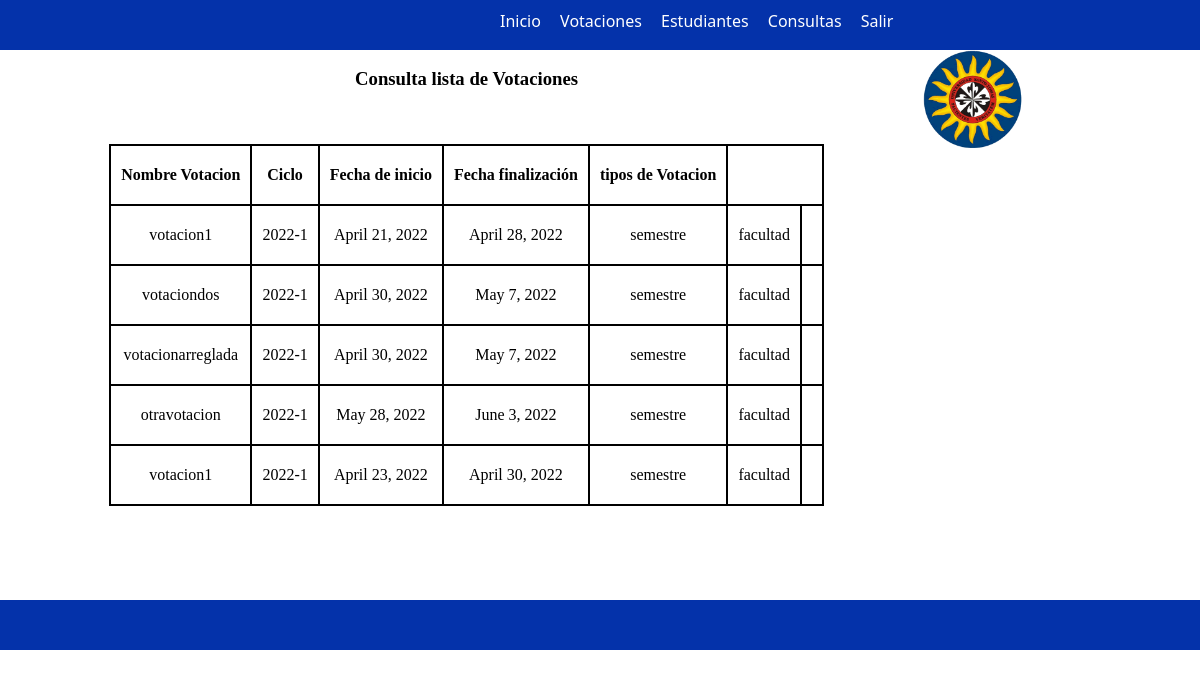
/listade-votaciones/ (signed in), run on the app's committed database.
### app/models.py (models this page shows, shortened)
class Votacion (models.Model):
    nombre= models.CharField(max_length=45, null=False)
    tipo= models.ForeignKey(TipoVotacion,
        related_name='tipos_votaciones',
        on_delete=models.PROTECT
    )
    estado= models.ForeignKey(EstadoVotacion,
        related_name='estado_votaciones',
        on_delete=models.PROTECT
    )
    facultad= models.ForeignKey(Facultad,
        related_name='facultad_votaciones',
        null=False,
        on_delete=models.PROTECT
    )
    fechaInicio=models.DateField(auto_now=False, auto_now_add=False, null=True)
    fechaFinal=models.DateField(auto_now=False, auto_now_add=False,null=True)
    class Meta:
        app_label= 'app'

class TipoVotacion (models.Model):
    nombre= models.CharField(max_length=45, null=False)
    codigo= models.CharField(max_length=45, null=False)
    class Meta:
        app_label= 'app'

### app/views.py (the view)
# urls.py: path('listade-votaciones/', views.listade_votaciones, name='listade-votaciones'),
@login_required
def listade_votaciones(request):
    lista2 = Votacion.objects.all()
    tipomostrar=TipoVotacion.objects.all()
    print(lista2)
    contexto ={
        'listade_votaciones':lista2,
        'listade_votaciones2':tipomostrar,
    }
    return render(request, 'app/listade-votaciones.html',contexto)

### app/templates/app/listade-votaciones.html (shortened to what this page needs)
{% load static %}
<html lang="en">
<head>
    <link href="{% static 'app/css/estilo_consultavotacion.css' %}" rel="stylesheet">
</head>
<body>
      <div class="contenedor" >
        <div class="header">
          <ul id="menu">
            <li ><a href="{% url 'app:menu_decano' %}">Inicio</a></li>
            <li ><a href="{% url 'app:vot' %}">Votaciones</a></li>
            <li><a href="{% url 'app:est' %}">Estudiantes</a></li>
            <li><a href="{% url 'app:consult' %}">Consultas</a></li>
            <li><a href="{% url 'app:ingresar' %}" >Salir</a></li>
        </ul>
        </div>
            <div class="contenido">
                <br>
                <h3>Consulta lista de Votaciones</h2>
                <br><br>
                <br><br>
                <table>
                          <thead>
                            <tr>
                              <th>Nombre Votacion</th>
                              <th>Ciclo</th>
                              <th>Fecha de inicio</th>
                              <th>Fecha finalización</th>
                              <th>tipos de Votacion</th>
                            </tr>
                          </thead>
                          <tbody>
                            {%for lista2  in listade_votaciones%}
                            <tr class="fila">
                              <td>{{lista2.nombre}}</td>
                              <td>2022-1</td>
                              <td>{{lista2.fechaInicio}}</td>
                              <td>{{lista2.fechaFinal}}</td>
                              {%for tipomostrar  in listade_votaciones2%}
                              <td>{{tipomostrar.nombre}}</td>
                              {% endfor%}
                            </tr>
                            {% endfor%}
                          </tbody>
                        </table>
                        <br>
          </div>
              <div class="contenido2">
                <img src="{% static 'app/image/Logotipo_USTA_Colombia.png' %}" alt="logo" width="100">              </div>
              <div class="footer"></div>
            </div>
</body>
</html>

### app/static/app/css/estilo_consultavotacion.css (style rules this page uses)
* { margin: 0; padding: 0; box-sizing: border-box; }
ul li { display: inline; margin-right: 15px; position: relative; left: 500px; top: 10px; }
ul a { text-decoration: none; background: #0432AA; color: #fff; }
.contenedor { background: rgb(255, 255, 255); width: auto; height: auto ; display: grid; grid-template: 50px 550px 50px / 1fr 0.3fr; }
.header { grid-row: 1 / 2; grid-column: 1 / 3; list-style-type: none; font-family: "Segoe UI", Tahoma, Geneva, Verdana, sans-serif; background: #0432AA; height: 50px; }
.contenido { background: #ffffff; grid-row: 2 /3; grid-column: 1 /2; justify-items: center; align-items: end; padding-left: 10px; }
.contenido2 { background: #ffffff; grid-row: 2 /3; grid-column: 2 /3; justify-items: center; align-items: end; }
.footer { background: #0432AA; grid-row: 3 / 4; grid-column: 1 / 3; }
table { margin: auto; }
table,th,td { border: 2px solid black; border-collapse: collapse; padding: 20px 10px; text-align: center; }
td { cursor: pointer; }
h3 { display:inline; }

### data on the page
Votacion: nombre "votacion1", fechaInicio "April 21, 2022", fechaFinal "April 28, 2022"
TipoVotacion: nombre "semestre"
TipoVotacion: nombre "facultad"
Votacion: nombre "votaciondos", fechaInicio "April 30, 2022", fechaFinal "May 7, 2022"
Votacion: nombre "votacionarreglada", fechaInicio "April 30, 2022", fechaFinal "May 7, 2022"
Votacion: nombre "otravotacion", fechaInicio "May 28, 2022", fechaFinal "June 3, 2022"
Votacion: nombre "votacion1", fechaInicio "April 23, 2022", fechaFinal "April 30, 2022"
